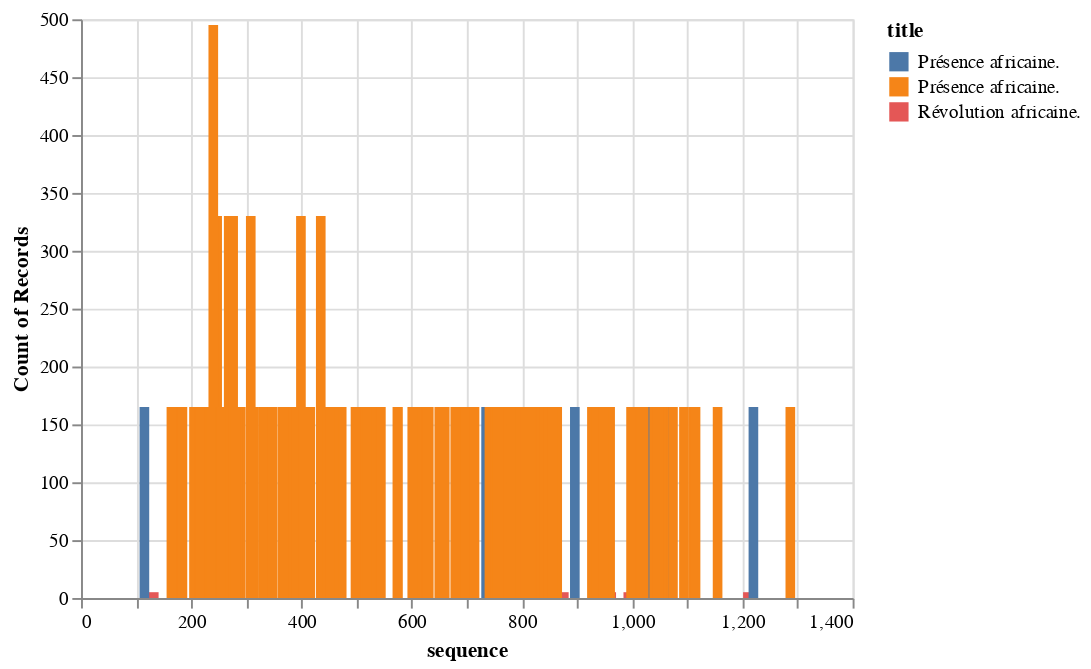

Notebook code cell kept with this figure:
### Code cell
alt.Chart(page_count_df[page_count_df.title.str.contains("africaine")]).mark_bar().encode(
    x=alt.X('sequence:Q'),
    y=alt.Y('count():Q'),
    color=alt.Color('title:N')
)

### Figure 1 — Vega-Lite specification as saved in the notebook (floating-point values rounded to 4 significant figures; data arrays with more than 128 entries replaced by an {"elided": "..."} marker saying what was removed)
{"config": {"view": {"continuousWidth": 400, "continuousHeight": 300}}, "data": {"name": "data-38daaa74f9c48d4f96ad3a07d433ba2f"}, "mark": "bar", "encoding": {"color": {"field": "title", "type": "nominal"}, "x": {"field": "sequence", "type": "quantitative"}, "y": {"aggregate": "count", "type": "quantitative"}}, "$schema": "https://vega.github.io/schema/vega-lite/v4.17.0.json", "datasets": {"data-38daaa74f9c48d4f96ad3a07d433ba2f": {"elided": "21145 records"}}}
